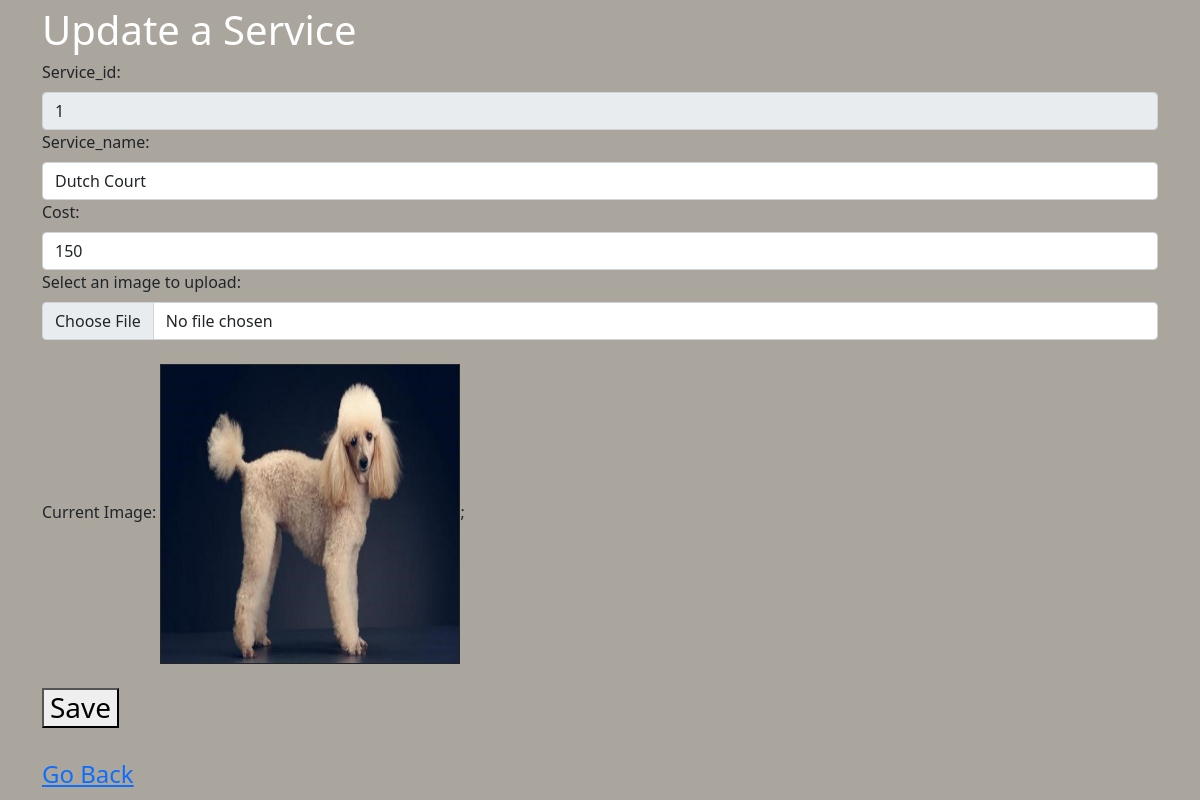
The page /edit4.php?Service_id=1 on the database its author committed.
### tables this page shows
CREATE TABLE `service` (
  `Service_id` int(45) NOT NULL AUTO_INCREMENT,
  `Service_name` varchar(45) NOT NULL,
  `Cost` double NOT NULL,
  `Haircut_pic` varchar(100) NOT NULL,
  PRIMARY KEY (`Service_id`)
);

### edit4.php (the view, shortened to what this page needs)
<!DOCTYPE html PUBLIC>
<html>
<head>
  <link href="https://cdn.jsdelivr.net/npm/bootstrap@5.1.3/dist/css/bootstrap.min.css" rel="stylesheet">
</head>
<body style="background-color:#aaa69d" ;>
  <body>
    <?php
    include "includes/config.php";
    $result = mysqli_query($conn, "SELECT * FROM service where Service_id  = " .   $_GET['Service_id']);
    $row = mysqli_fetch_array($result);
    ?>
    <div class="container">
      <?php
      echo '<div style="font-size:40;color:white">Update a Service</div>';
      ?>
      <form method="POST" action="update4.php" enctype="multipart/form-data">
        <div class="form-group">
          <label for="Service_id" class="form-label">Service_id: </label>
          <input type='text' id='Service_id' name='Service_id' readonly value="<?php echo $_GET['Service_id']; ?>" class="form-control">
        </div>
        <div class="form-group">
          <label for="Service_name" class="form-label">Service_name: </label>
          <input type='text' id='Service_name' name='Service_name' value="<?php echo $row['Service_name']; ?>" class="form-control">
        </div>
        <div class="form-group">
          <label for="Cost" class="form-label">Cost: </label>
          <input type='text' id='Cost' name='Cost' value="<?php echo $row['Cost']; ?>" class="form-control">
        </div>
        <div class="form-group">
          <label for="fileToUpload" class="form-label">Select an image to upload: </label>
          <input type='file' id='fileToUpload' name='fileToUpload' class="form-control">
        </div>
        <div class="form-group">
          <br>
          <label for="imgpath" class="form-label">Current Image: </label>
          <?php
          echo "<img border=\"1\" src=\"" . $row['Haircut_pic'] . "\" width=\"300\" alt=\"Employee Picture\" height=\"300\">"
          ?>;
        </div>
        <div>
          <br>
          <h3><button type="submit" name="submit" value="Save">Save</button></h3>
          <br>
          <?php
          echo "<td align='center'><a href='customer.php' role='button'> <h4>Go Back</h4></a></td>";
          ?>
        </div>
    </div>
  </body>
</html>

### rows shown on the page
service: Service_name "Dutch Court", Cost "150", Haircut_pic (picture)
